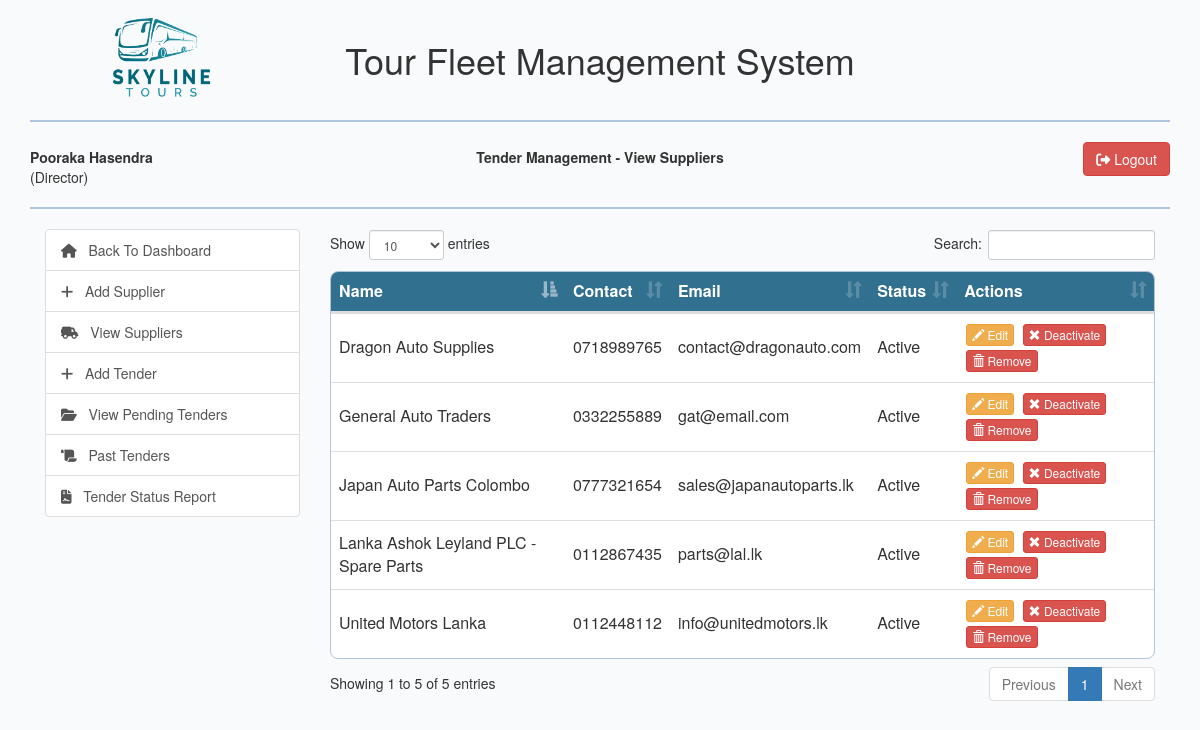
The app's page /view/view-suppliers.php (signed in), older data.
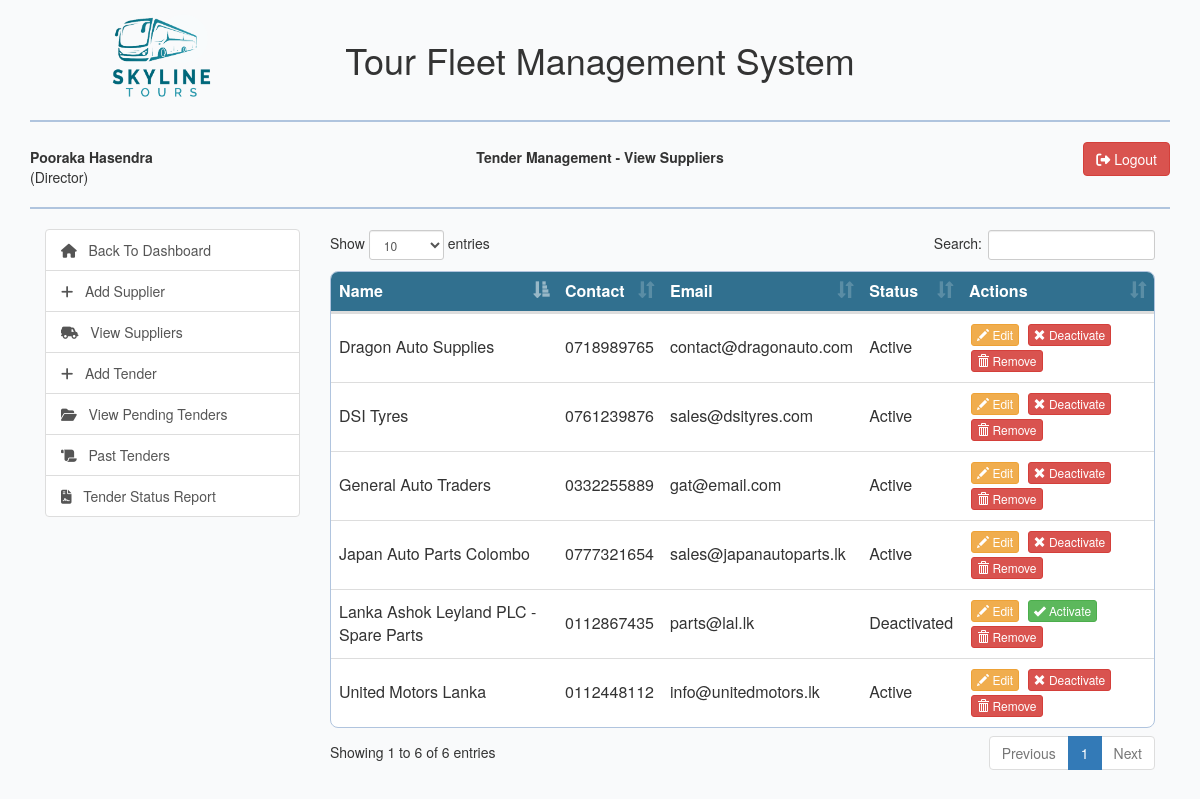
The same page, newer data.
### tables this page shows
CREATE TABLE `supplier` (
  `supplier_id` int(10) NOT NULL,
  `supplier_name` varchar(255) NOT NULL,
  `supplier_contact` varchar(10) NOT NULL,
  `supplier_email` varchar(255) NOT NULL,
  `supplier_status` int(10) NOT NULL DEFAULT 1 COMMENT '-1=removed,0=deactivated, 1=Active '
);

### model/supplier_model.php (called while the page is built, shortened)
<?php
class Supplier{
    public function getSuppliers(){
        $con = $GLOBALS["con"];
        $sql = "SELECT * FROM supplier WHERE supplier_status!='-1'";
        $result = $con->query($sql) or die($con->error);
        return $result;
    }
}

### view/view-suppliers.php (the view, shortened to what this page needs)
<?php
include_once '../model/supplier_model.php';
$supplierObj = new Supplier();
$supplierResult = $supplierObj->getSuppliers();
?>
<html lang="en">
<head>
    <?php include_once "../includes/bootstrap_css_includes.php"?>
</head>
<body>
    <div class="container">
        <?php include_once "../includes/header_row_includes.php";?>
        <div class="col-md-3">
            <?php include_once "../includes/tender_functions.php"; ?>
        </div>
        <div class="col-md-9">
            <div class="row">
                <div class="col-md-6 col-md-offset-3" id="msg" >
                </div>
            </div>
            <div class="row">
                <div class="col-md-12">
                    <table class="table" id="suppliertable">
                        <thead>
                            <tr>
                                <th>Name</th>
                                <th>Contact</th>
                                <th>Email</th>
                                <th>Status</th>
                                <th>Actions</th>
                            </tr>
                        </thead>
                        <tbody>
                            <?php while($supplierRow = $supplierResult->fetch_assoc()){
                                $supplierStatus = match((int)$supplierRow['supplier_status']){
                                    -1=>"Removed",
                                    0=>"Deactivated",
                                    1=>"Active",
                                };
                                ?>
                            <tr>
                                <td><?php echo $supplierRow['supplier_name'];?></td>
                                <td><?php echo $supplierRow['supplier_contact'];?></td>
                                <td><?php echo $supplierRow['supplier_email'];?></td>
                                <td><?php echo $supplierStatus;?></td>
                                <td>
                                    <a href="edit-supplier.php?supplier_id=<?php echo base64_encode($supplierRow['supplier_id']);?>"
                                       class="btn btn-xs btn-warning" style="margin:2px;display:<?php echo checkPermissions(63); ?>">
                                        <span class="glyphicon glyphicon-pencil"></span>
                                        Edit
                                    </a>
                                    <?php if($supplierRow['supplier_status']==1){?>
                                    <a href="../controller/supplier_controller.php?status=deactivate_supplier&supplier_id=<?php echo base64_encode($supplierRow['supplier_id']);?>"
                                       class="btn btn-xs btn-danger" style="margin:2px;display:<?php echo checkPermissions(65); ?>">
                                        <span class="glyphicon glyphicon-remove"></span>
                                        Deactivate
                                    </a>
                                    <?php } elseif($supplierRow['supplier_status']==0){ ?>
                                    <a href="../controller/supplier_controller.php?status=activate_supplier&supplier_id=<?php echo base64_encode($supplierRow['supplier_id']);?>"
                                       class="btn btn-xs btn-success" style="margin:2px;display:<?php echo checkPermissions(64); ?>">
                                        <span class="glyphicon glyphicon-ok"></span>
                                        Activate
                                    </a>
                                    <?php } ?>
                                    <a href="../controller/supplier_controller.php?status=remove_supplier&supplier_id=<?php echo base64_encode($supplierRow['supplier_id']);?>"
                                       class="btn btn-xs btn-danger" style="margin:2px;display:<?php echo checkPermissions(66); ?>">
                                        <span class="glyphicon glyphicon-trash"></span>
                                        Remove
                                    </a>
                                </td>
                            </tr>
                            <?php } ?>
                        </tbody>
                    </table>
                </div>
            </div>
        </div>
    </div>
</body>
</html>

Row changes from the older to the newer data that the page shows:
added supplier: supplier_name "DSI Tyres", supplier_contact "0761239876", supplier_email "sales@dsityres.com", supplier_status "Active"
changed supplier "Lanka Ashok Leyland PLC - Spare Parts": supplier_status "Active" → "Deactivated"; supplier_status "Deactivate" → "Activate"
Text that changed along with them:
text written by a page script: "Show entries Search: Showing 1 to 5 of 5 entries Previous 1 Next" → "Show entries Search: Showing 1 to 6 of 6 entries Previous 1 Next"
